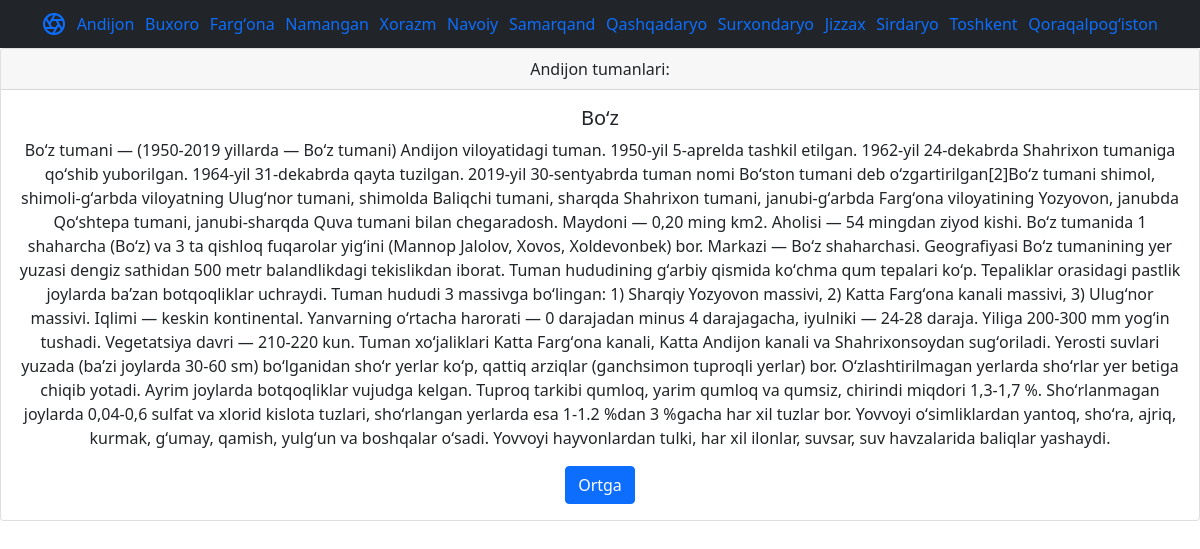
Screenshot of /oqish/5/ with the database file from the repository.
### viloyat/models.py (models this page shows, shortened)
class Viloyat(models.Model):
	name = models.CharField(max_length=355)
	slug = models.SlugField(max_length=355)
	def __str__(self):
		return self.name

class Rayon(models.Model):
	name = models.CharField(max_length=355)
	slug = models.SlugField(max_length=355)
	aholi = models.BigIntegerField(default=0)
	content = models.TextField(blank=True)
	cat = models.ForeignKey(Viloyat,on_delete=models.PROTECT,null=True)

### viloyat/views.py (the view)
# urls.py: path('oqish/<int:pk>/',oqish,name='oqish'),
def oqish(request,pk):
	rayon = Rayon.objects.filter(pk=pk)
	viloyat = Viloyat.objects.all()
	if pk>14:
		pk = 1
	return render(request,'viloyat/oqi.html',{'viloyat':viloyat,'rayon':rayon,'a':pk})

### viloyat/templates/viloyat/oqi.html (shortened to what this page needs)
{% extends 'viloyat/viloyat.html' %}
{% block content %}
{% load static %}
{% for i in rayon %}
<div class="card text-center">
  <div class="card-header">
    {{i.cat}} tumanlari:
  </div>
  <div class="card-body">
    <h5 class="card-title">{{i.name}}</h5>
    <p class="card-text">{{i.content}}</p>
    <a href="{% url 'viloyat' %}" class="btn btn-primary">Ortga</a>
  </div>
</div>
{% endfor %}
{% endblock %}

### viloyat/templates/viloyat/viloyatkorinish.html (shortened to what this page needs)
{% load static %}
<!doctype html>
<html lang="en">
  <head>
    <link href="https://cdn.jsdelivr.net/npm/bootstrap@5.0.2/dist/css/bootstrap.min.css" rel="stylesheet">
  </head>
  <body>
<header class="site-header sticky-top py-1 navbar navbar-dark bg-dark ">
  <nav class="container d-flex flex-column flex-md-row justify-content-between">
    <a class="py-2" href="{% url 'home' %}" aria-label="Product">
    </a>
    {% for i in viloyat %}
    <a style=" text-decoration: none;" class="py-2 d-none d-md-inline-block " href="{% url 'rayon' i.pk %}" name="q">{{i.name}}</a>
    {% endfor %}
  </nav>
</header>
{% block content %}
{% endblock %}
  </body>
</html>

### rows the page displays
Viloyat: name "Andijon"
Viloyat: name "Buxoro"
Viloyat: name "Fargʻona"
Viloyat: name "Namangan"
Viloyat: name "Xorazm"
Viloyat: name "Navoiy"
Viloyat: name "Samarqand"
Viloyat: name "Qashqadaryo"
Viloyat: name "Surxondaryo"
Viloyat: name "Jizzax"
Viloyat: name "Sirdaryo"
Viloyat: name "Toshkent"
Viloyat: name "Qoraqalpogʻiston"
Rayon: cat "Andijon", name "Boʻz", content "Boʻz tumani — (1950-2019 yillarda — Boʻz tumani) Andijon viloyatidagi tuman. 1950-yil 5-aprelda tashkil etilgan. 1962-yil 24-dekabrda Shahrixon tumaniga qoʻshib yuborilgan. 1964-yil 31-dekabrda qayta tuzilgan. 2019-yil 30-sentyabrda tuman nomi Boʻston tumani deb oʻzgartirilgan[2]Boʻz tumani shimol, shimoli-gʻarbda viloyatning Ulugʻnor tumani, shimolda Baliqchi tumani, sharqda Shahrixon tumani, janubi-gʻarbda Fargʻona viloyatining Yozyovon, janubda Qoʻshtepa tumani, janubi-sharqda Quva tumani bilan chegaradosh. Maydoni — 0,20 ming km2. Aholisi — 54 mingdan ziyod kishi. Boʻz tumanida 1 shaharcha (Boʻz) va 3 ta qishloq fuqarolar yigʻini (Mannop Jalolov, Xovos, Xoldеvonbеk) bor. Markazi — Boʻz…"
